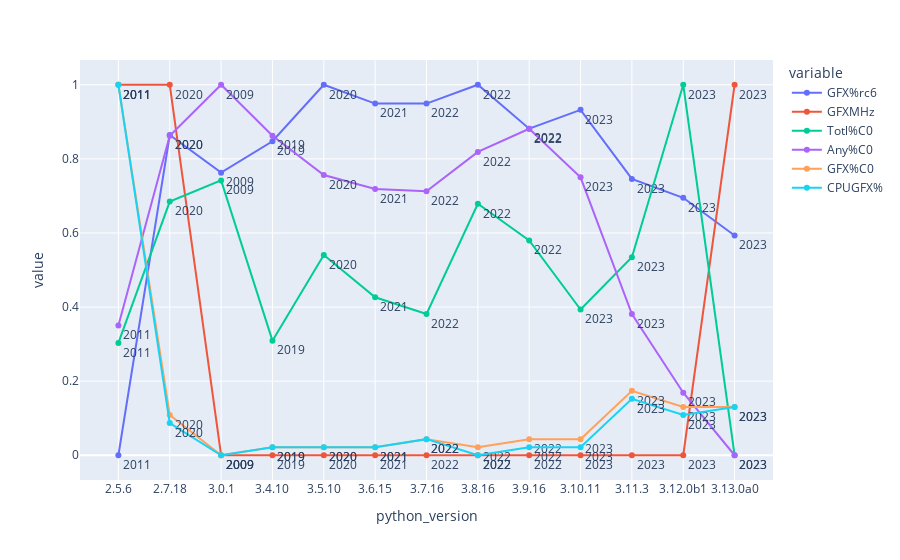

The notebook cell this image was saved under:
### Markdown cell above
### More parameters through different Python versions

### Code cell
fig = px.line(df, x="python_version", y=["GFX%rc6","GFXMHz","Totl%C0","Any%C0","GFX%C0","CPUGFX%"], text=pd.to_datetime(df['release_date']).dt.year)
fig.update_traces(textposition="bottom right")
fig.show()

### Figure 1 — Plotly figure (JSON) as saved in the notebook; plotly's stock layout.template omitted (floating-point values rounded to 4 significant figures)
{"data": [{"hovertemplate": "variable=GFX%rc6<br>python_version=%{x}<br>value=%{y}<br>text=%{text}<extra></extra>", "legendgroup": "GFX%rc6", "line": {"color": "#636efa", "dash": "solid"}, "marker": {"symbol": "circle"}, "mode": "lines+markers+text", "name": "GFX%rc6", "orientation": "v", "showlegend": true, "text": [2011, 2020, 2009, 2019, 2020, 2021, 2022, 2022, 2022, 2023, 2023, 2023, 2023], "textposition": "bottom right", "type": "scatter", "x": ["2.5.6", "2.7.18", "3.0.1", "3.4.10", "3.5.10", "3.6.15", "3.7.16", "3.8.16", "3.9.16", "3.10.11", "3.11.3", "3.12.0b1", "3.13.0a0"], "xaxis": "x", "y": [0, 0.8644, 0.7627, 0.8475, 1, 0.9492, 0.9492, 1, 0.8814, 0.9322, 0.7458, 0.6949, 0.5932], "yaxis": "y"}, {"hovertemplate": "variable=GFXMHz<br>python_version=%{x}<br>value=%{y}<br>text=%{text}<extra></extra>", "legendgroup": "GFXMHz", "line": {"color": "#EF553B", "dash": "solid"}, "marker": {"symbol": "circle"}, "mode": "lines+markers+text", "name": "GFXMHz", "orientation": "v", "showlegend": true, "text": [2011, 2020, 2009, 2019, 2020, 2021, 2022, 2022, 2022, 2023, 2023, 2023, 2023], "textposition": "bottom right", "type": "scatter", "x": ["2.5.6", "2.7.18", "3.0.1", "3.4.10", "3.5.10", "3.6.15", "3.7.16", "3.8.16", "3.9.16", "3.10.11", "3.11.3", "3.12.0b1", "3.13.0a0"], "xaxis": "x", "y": [1, 1, 0, 0, 0, 0, 0, 0, 0, 0, 0, 0, 1], "yaxis": "y"}, {"hovertemplate": "variable=Totl%C0<br>python_version=%{x}<br>value=%{y}<br>text=%{text}<extra></extra>", "legendgroup": "Totl%C0", "line": {"color": "#00cc96", "dash": "solid"}, "marker": {"symbol": "circle"}, "mode": "lines+markers+text", "name": "Totl%C0", "orientation": "v", "showlegend": true, "text": [2011, 2020, 2009, 2019, 2020, 2021, 2022, 2022, 2022, 2023, 2023, 2023, 2023], "textposition": "bottom right", "type": "scatter", "x": ["2.5.6", "2.7.18", "3.0.1", "3.4.10", "3.5.10", "3.6.15", "3.7.16", "3.8.16", "3.9.16", "3.10.11", "3.11.3", "3.12.0b1", "3.13.0a0"], "xaxis": "x", "y": [0.3033, 0.6847, 0.7417, 0.3093, 0.5405, 0.4264, 0.3814, 0.6787, 0.5796, 0.3934, 0.5345, 1, 0], "yaxis": "y"}, {"hovertemplate": "variable=Any%C0<br>python_version=%{x}<br>value=%{y}<br>text=%{text}<extra></extra>", "legendgroup": "Any%C0", "line": {"color": "#ab63fa", "dash": "solid"}, "marker": {"symbol": "circle"}, "mode": "lines+markers+text", "name": "Any%C0", "orientation": "v", "showlegend": true, "text": [2011, 2020, 2009, 2019, 2020, 2021, 2022, 2022, 2022, 2023, 2023, 2023, 2023], "textposition": "bottom right", "type": "scatter", "x": ["2.5.6", "2.7.18", "3.0.1", "3.4.10", "3.5.10", "3.6.15", "3.7.16", "3.8.16", "3.9.16", "3.10.11", "3.11.3", "3.12.0b1", "3.13.0a0"], "xaxis": "x", "y": [0.35, 0.8625, 1, 0.8625, 0.7563, 0.7188, 0.7125, 0.8188, 0.8813, 0.75, 0.3813, 0.1688, 0], "yaxis": "y"}, {"hovertemplate": "variable=GFX%C0<br>python_version=%{x}<br>value=%{y}<br>text=%{text}<extra></extra>", "legendgroup": "GFX%C0", "line": {"color": "#FFA15A", "dash": "solid"}, "marker": {"symbol": "circle"}, "mode": "lines+markers+text", "name": "GFX%C0", "orientation": "v", "showlegend": true, "text": [2011, 2020, 2009, 2019, 2020, 2021, 2022, 2022, 2022, 2023, 2023, 2023, 2023], "textposition": "bottom right", "type": "scatter", "x": ["2.5.6", "2.7.18", "3.0.1", "3.4.10", "3.5.10", "3.6.15", "3.7.16", "3.8.16", "3.9.16", "3.10.11", "3.11.3", "3.12.0b1", "3.13.0a0"], "xaxis": "x", "y": [1, 0.1087, 0, 0.02174, 0.02174, 0.02174, 0.04348, 0.02174, 0.04348, 0.04348, 0.1739, 0.1304, 0.1304], "yaxis": "y"}, {"hovertemplate": "variable=CPUGFX%<br>python_version=%{x}<br>value=%{y}<br>text=%{text}<extra></extra>", "legendgroup": "CPUGFX%", "line": {"color": "#19d3f3", "dash": "solid"}, "marker": {"symbol": "circle"}, "mode": "lines+markers+text", "name": "CPUGFX%", "orientation": "v", "showlegend": true, "text": [2011, 2020, 2009, 2019, 2020, 2021, 2022, 2022, 2022, 2023, 2023, 2023, 2023], "textposition": "bottom right", "type": "scatter", "x": ["2.5.6", "2.7.18", "3.0.1", "3.4.10", "3.5.10", "3.6.15", "3.7.16", "3.8.16", "3.9.16", "3.10.11", "3.11.3", "3.12.0b1", "3.13.0a0"], "xaxis": "x", "y": [1, 0.08696, 0, 0.02174, 0.02174, 0.02174, 0.04348, 0, 0.02174, 0.02174, 0.1522, 0.1087, 0.1304], "yaxis": "y"}], "layout": {"legend": {"title": {"text": "variable"}, "tracegroupgap": 0}, "margin": {"t": 60}, "xaxis": {"anchor": "y", "domain": [0, 1], "title": {"text": "python_version"}}, "yaxis": {"anchor": "x", "domain": [0, 1], "title": {"text": "value"}}}}
